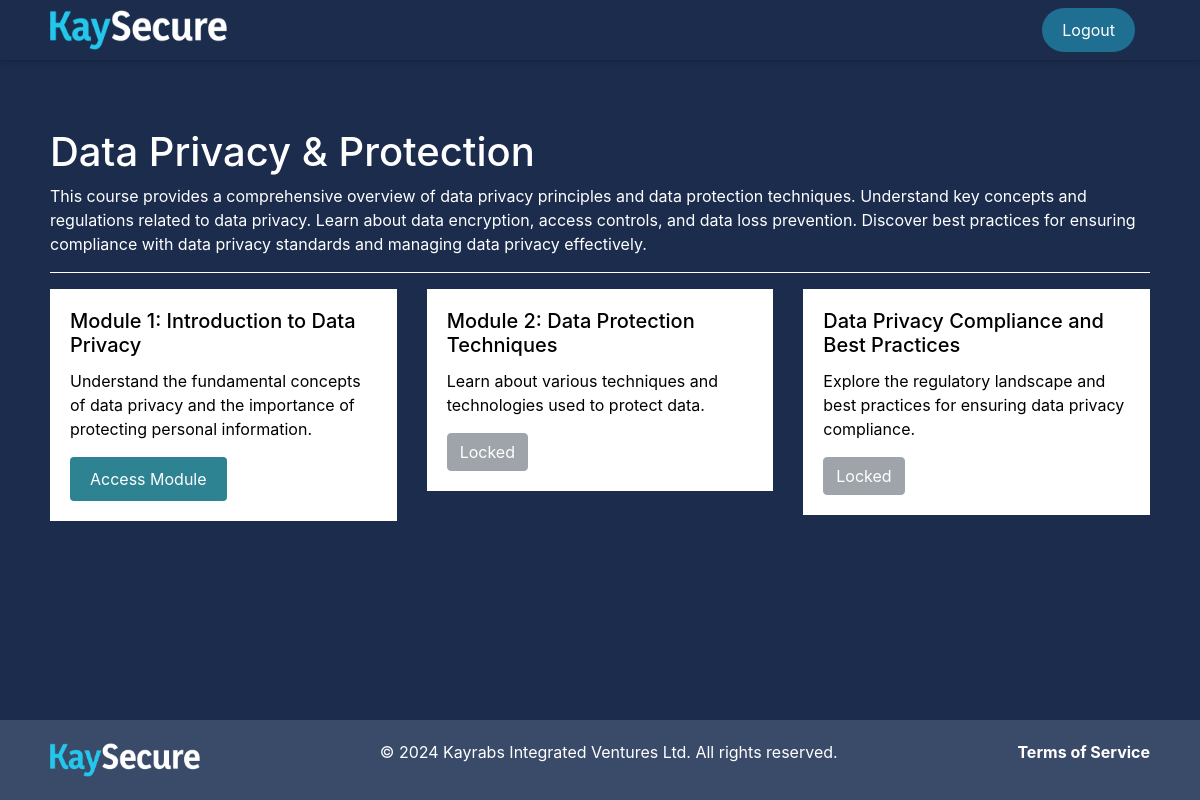
The page /courses/course/2/content/ (signed in) on the database its author committed.
### courses/models.py (models this page shows, shortened)
class Course(models.Model):
    title = models.CharField(max_length=255)
    description = models.TextField()
    created_at = models.DateTimeField(auto_now_add=True)
    updated_at = models.DateTimeField(auto_now=True)

class Module(models.Model):
    class ContentTypeChoices(models.TextChoices):
        SLIDES = 'SL', 'Slides'
        VIDEO = 'VD', 'Video'
        BOTH = 'BT', 'Both'
    course = models.ForeignKey(Course, on_delete=models.CASCADE, related_name='modules')
    title = models.CharField(max_length=255)
    description = models.TextField()
    content_type = models.CharField(max_length=2, choices=ContentTypeChoices.choices, default=ContentTypeChoices.SLIDES)
    order = models.PositiveIntegerField(help_text="Order of the module in the course")
    is_unlocked = models.BooleanField(default=False, help_text="Whether the module is unlocked for viewing")

### courses/views.py (the view)
# urls.py: path('course/<int:course_id>/content/', course_content, name='course_content'),
@login_required
def course_content(request, course_id):
    course = get_object_or_404(Course, pk=course_id)
    modules = course.modules.order_by('order')
    user_progress = UserModuleProgress.objects.filter(user=request.user, module__course=course)
    progress_dict = {progress.module.id: progress for progress in user_progress}
    for module in modules:
        if module.order == 1:
            module.is_unlocked = True  # First module is always unlocked
        else:
            previous_module = Module.objects.filter(course=course, order=module.order - 1).first()
            if previous_module and previous_module.id in progress_dict:
                previous_module_progress = progress_dict[previous_module.id]
                module.is_unlocked = previous_module_progress.completed_quiz
            else:
                module.is_unlocked = False  # Ensure module is locked if previous module is not completed
    return render(request, 'courses/course_content.html', {'course': course, 'modules': modules})

### courses/templates/courses/course_content.html (shortened to what this page needs)
<!DOCTYPE html>
<html lang="en">
<head>
    <link href="https://stackpath.bootstrapcdn.com/bootstrap/4.5.2/css/bootstrap.min.css" rel="stylesheet">
    {% load static %}
    <link rel="stylesheet" href="{% static 'css/content.css' %}">
</head>
<body>
<header>
    <img src="{% static 'images/logo.png' %}" alt="KaySecure Logo" class="logo">
    <div class="auth-buttons">
        <button class="signup-button"><a href="/logout">Logout</a></button>
    </div>
</header>
<div class="container mt-5">
    <h1 class="text-white">{{ course.title }}</h1>
    <p class="text-white">{{ course.description }}</p>
    <hr class="bg-white">
    <div class="row">
        {% for module in modules %}
        <div class="col-md-4 mb-3">
            <div class="card custom-card">
                <div class="card-body">
                    <h5 class="card-title">{{ module.title }}</h5>
                    <p class="card-text">{{ module.description }}</p>
                    {% if module.is_unlocked %}
                    <a href="{% url 'module_view' course_id=course.id module_id=module.id %}" class="btn custom-btn">Access Module</a>
                    {% else %}
                    <button class="btn btn-secondary" disabled>Locked</button>
                    {% endif %}
                </div>
            </div>
        </div>
        {% empty %}
        <p class="text-center text-white">No modules are available at the moment.</p>
        {% endfor %}
    </div>
</div>
<footer>
    <div class="footer-content">
        <img src="{% static 'images/logo.png' %}" alt="Company Logo" class="footer-logo">
        <p>&copy; 2024 Kayrabs Integrated Ventures Ltd. All rights reserved.</p>
        <ul class="footer-links">
            <li><a href="/terms">Terms of Service</a></li>
        </ul>
    </div>
</footer>
</body>
</html>

### static/css/content.css (style rules this page uses)
body { background-color: #1B2C4D; margin: 0; display: flex; flex-direction: column; min-height: 100vh; }
header { position: fixed; top: 0; left: 0; width: 100%; background-color: #1B2C4D; z-index: 1000; height: 60px; display: flex; align-items: center; justify-content: space-between; padding: 0 50px; box-shadow: 0 2px 5px rgba(0,0,0,0.2); }
.logo { height: 40px; width: auto; }
.auth-buttons { display: flex; align-items: center; }
.signup-button { background-color: rgba(36, 199, 235, 0.43); color: #fff; border: none; text-decoration: none; border-radius: 83px; padding: 10px 20px; font-size: 16px; cursor: pointer; margin-right: 15px; }
.signup-button a { text-decoration: none; color: white; }
.container { padding: 80px 50px 20px 50px; max-width: 1200px; margin: auto; flex: 1; }
.card.custom-card { background-color: #fff; border: none; border-radius: 0px; transition: transform 0.3s, box-shadow 0.3s; }
.card.custom-card .card-body { background-color: transparent; border-radius: 8px; }
.card.custom-card .card-title, .card.custom-card .card-text { color: #000; }
.btn.custom-btn { background-color: rgba(15, 113, 132, 0.872); border: none; color: #fff; padding: 10px 20px; text-decoration: none; font-size: 16px; cursor: pointer; display: inline-block; }
hr.bg-white { border-top: 1px solid #fff; }
footer { background-color: #3A4B6A; color: white; padding: 20px 50px; display: flex; align-items: center; justify-content: space-between; width: 100%; position: relative; bottom: 0; box-sizing: border-box; margin-top: auto; }
.footer-content { display: flex; align-items: center; width: 100%; justify-content: space-between; }
.footer-logo { width: 150px; height: auto; }
.footer-links { list-style: none; padding: 0; display: flex; flex-wrap: wrap; gap: 10px; }
.footer-links li { padding: 0; }
.footer-links a { color: white; text-decoration: none; font-weight: bold; }

### rows shown on the page
Course: title "Data Privacy & Protection", description "This course provides a comprehensive overview of data privacy principles and data protection techniques. Understand key concepts and regulations related to data privacy. Learn about data encryption, access controls, and data loss prevention. Discover best practices for ensuring compliance with data privacy standards and managing data privacy effectively."
Module: title "Module 1: Introduction to Data Privacy", description "Understand the fundamental concepts of data privacy and the importance of protecting personal information.", is_unlocked "Access Module"
Module: title "Module 2: Data Protection Techniques", description "Learn about various techniques and technologies used to protect data.", is_unlocked "Locked"
Module: title "Data Privacy Compliance and Best Practices", description "Explore the regulatory landscape and best practices for ensuring data privacy compliance.", is_unlocked "Locked"
